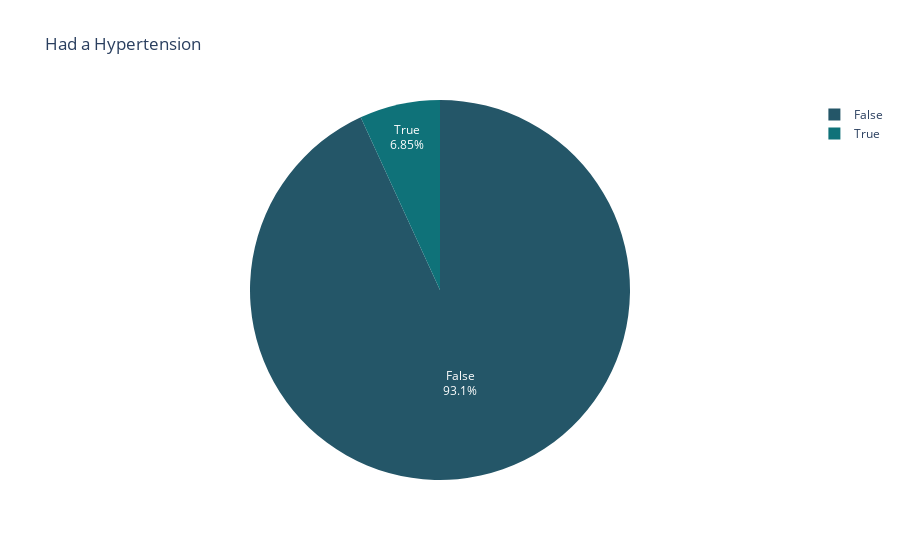

This figure's notebook cell:
### Code cell
hypertension = dict(df['hypertension'].value_counts())
fig = px.pie(names =['False','True'],values = hypertension.values(),title = 'Had a Hypertension',color_discrete_sequence=px.colors.sequential.Aggrnyl)
fig.update_traces(textposition='inside', textinfo='percent+label')

### Figure 1 — Plotly figure (JSON) as saved in the notebook; plotly's stock layout.template omitted (floating-point values rounded to 4 significant figures)
{"data": [{"domain": {"x": [0, 1], "y": [0, 1]}, "hovertemplate": "label=%{label}<br>value=%{value}<extra></extra>", "labels": ["False", "True"], "legendgroup": "", "name": "", "showlegend": true, "textinfo": "percent+label", "textposition": "inside", "type": "pie", "values": [3968, 292]}], "layout": {"legend": {"tracegroupgap": 0}, "piecolorway": ["rgb(36, 86, 104)", "rgb(15, 114, 121)", "rgb(13, 143, 129)", "rgb(57, 171, 126)", "rgb(110, 197, 116)", "rgb(169, 220, 103)", "rgb(237, 239, 93)"], "title": {"text": "Had a Hypertension"}}}
